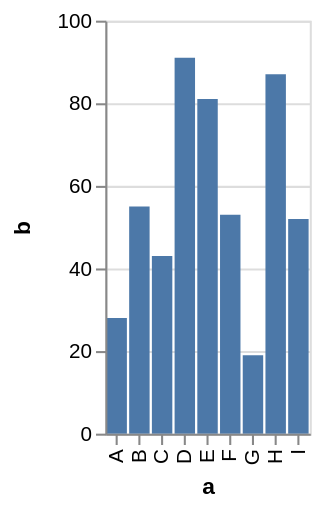

Describe this chart as a Vega-Lite specification.
### Vega specification from a JSON file in a GitHub repository (floating-point values rounded to 4 significant figures)
{"$schema": "https://vega.github.io/schema/vega/v3.0.json", "description": "A simple bar chart with embedded data.", "autosize": "pad", "padding": 5, "height": 200, "style": "cell", "data": [{"name": "source_0", "values": [{"a": "A", "b": 28}, {"a": "B", "b": 55}, {"a": "C", "b": 43}, {"a": "D", "b": 91}, {"a": "E", "b": 81}, {"a": "F", "b": 53}, {"a": "G", "b": 19}, {"a": "H", "b": 87}, {"a": "I", "b": 52}]}, {"name": "data_0", "source": "source_0", "transform": [{"type": "formula", "expr": "toNumber(datum[\"b\"])", "as": "b"}, {"type": "filter", "expr": "datum[\"b\"] !== null && !isNaN(datum[\"b\"])"}]}], "signals": [{"name": "x_step", "value": 11}, {"name": "width", "update": "bandspace(domain('x').length, 0.1, 0.05) * x_step"}], "marks": [{"name": "marks", "type": "rect", "style": ["bar"], "from": {"data": "data_0"}, "encode": {"update": {"x": {"scale": "x", "field": "a"}, "width": {"scale": "x", "band": true}, "y": {"scale": "y", "field": "b"}, "y2": {"scale": "y", "value": 0}, "fill": {"value": "#4c78a8"}}}}], "scales": [{"name": "x", "type": "band", "domain": {"data": "data_0", "field": "a", "sort": true}, "range": {"step": {"signal": "x_step"}}, "paddingInner": 0.1, "paddingOuter": 0.05}, {"name": "y", "type": "linear", "domain": {"data": "data_0", "field": "b"}, "range": [{"signal": "height"}, 0], "nice": true, "zero": true}], "axes": [{"scale": "x", "orient": "bottom", "labelOverlap": true, "title": "a", "zindex": 1, "encode": {"labels": {"update": {"angle": {"value": 270}, "align": {"value": "right"}, "baseline": {"value": "middle"}}}}}, {"scale": "y", "orient": "left", "labelOverlap": true, "tickCount": {"signal": "ceil(height/40)"}, "title": "b", "zindex": 1}, {"scale": "y", "orient": "left", "domain": false, "grid": true, "labels": false, "maxExtent": 0, "minExtent": 0, "tickCount": {"signal": "ceil(height/40)"}, "ticks": false, "zindex": 0, "gridScale": "x"}], "config": {"axis": {"titlePadding": 5}, "axisY": {"minExtent": 30}}}
